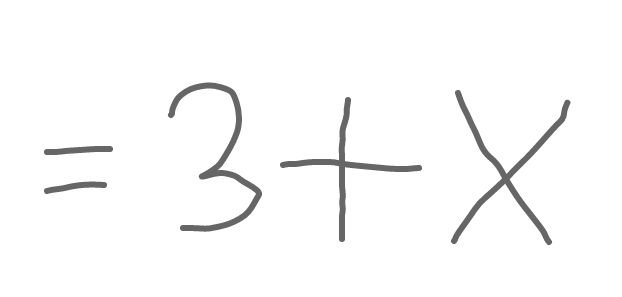
#> input picture OpenCV-test/ex.png, 622 x 297 px
$ python test1.py
#> lines starting #> are read from the running program, lines starting #| are printed output that depends on the picture
import numpy as np
import cv2

img = cv2.imread('ex.png',0)
#> img is the input picture: shape (297, 622); min 102, max 255, mean 249.5
cv2.imshow('hello world',img)
eq = img[130:220,60:120]
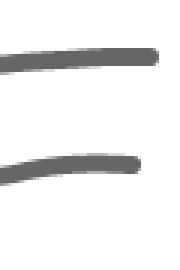
#> eq: shape (90, 60) (shown 3 times larger); min 102, max 255, mean 238.1
cv2.imshow('eq', eq)
cv2.waitKey(0)
cv2.destroyAllWindows()
